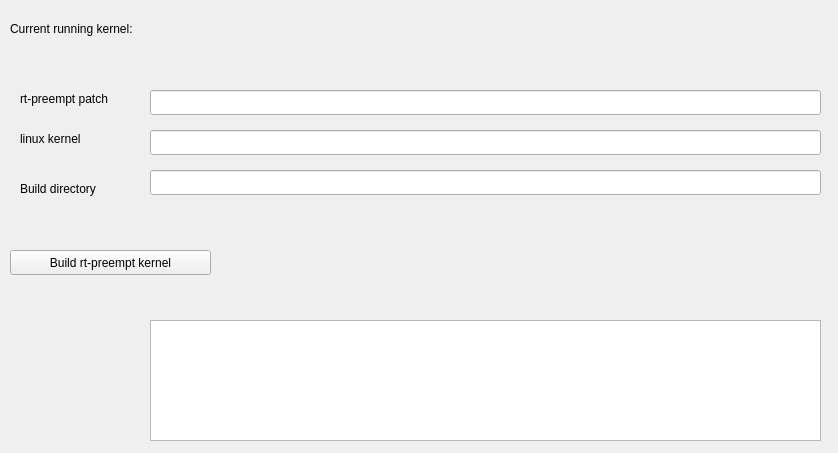
<?xml version="1.0" encoding="UTF-8"?>
<ui version="4.0">
 <class>Form</class>
 <widget class="QWidget" name="Form">
  <property name="geometry">
   <rect>
    <x>0</x>
    <y>0</y>
    <width>838</width>
    <height>453</height>
   </rect>
  </property>
  <property name="windowTitle">
   <string>Form</string>
  </property>
  <widget class="QPushButton" name="buttonBuild">
   <property name="geometry">
    <rect>
     <x>10</x>
     <y>250</y>
     <width>201</width>
     <height>25</height>
    </rect>
   </property>
   <property name="text">
    <string>Build rt-preempt kernel</string>
   </property>
  </widget>
  <widget class="QLabel" name="labelCurrentRunningKernel">
   <property name="geometry">
    <rect>
     <x>10</x>
     <y>20</y>
     <width>171</width>
     <height>17</height>
    </rect>
   </property>
   <property name="text">
    <string>Current running kernel:</string>
   </property>
  </widget>
  <widget class="QLineEdit" name="lineEditRtpreemptPatch">
   <property name="geometry">
    <rect>
     <x>150</x>
     <y>90</y>
     <width>671</width>
     <height>25</height>
    </rect>
   </property>
  </widget>
  <widget class="QLineEdit" name="lineEditLinuxKernel">
   <property name="geometry">
    <rect>
     <x>150</x>
     <y>130</y>
     <width>671</width>
     <height>25</height>
    </rect>
   </property>
  </widget>
  <widget class="QLabel" name="label">
   <property name="geometry">
    <rect>
     <x>20</x>
     <y>90</y>
     <width>121</width>
     <height>17</height>
    </rect>
   </property>
   <property name="text">
    <string>rt-preempt patch</string>
   </property>
  </widget>
  <widget class="QLabel" name="label_2">
   <property name="geometry">
    <rect>
     <x>20</x>
     <y>130</y>
     <width>91</width>
     <height>17</height>
    </rect>
   </property>
   <property name="text">
    <string>linux kernel</string>
   </property>
  </widget>
  <widget class="QLineEdit" name="lineEditBuildDir">
   <property name="geometry">
    <rect>
     <x>150</x>
     <y>170</y>
     <width>671</width>
     <height>25</height>
    </rect>
   </property>
  </widget>
  <widget class="QLabel" name="label_3">
   <property name="geometry">
    <rect>
     <x>20</x>
     <y>180</y>
     <width>111</width>
     <height>17</height>
    </rect>
   </property>
   <property name="text">
    <string>Build directory</string>
   </property>
  </widget>
  <widget class="QPlainTextEdit" name="plainTextEditLog">
   <property name="geometry">
    <rect>
     <x>150</x>
     <y>320</y>
     <width>671</width>
     <height>121</height>
    </rect>
   </property>
  </widget>
 </widget>
 <resources/>
 <connections/>
</ui>
